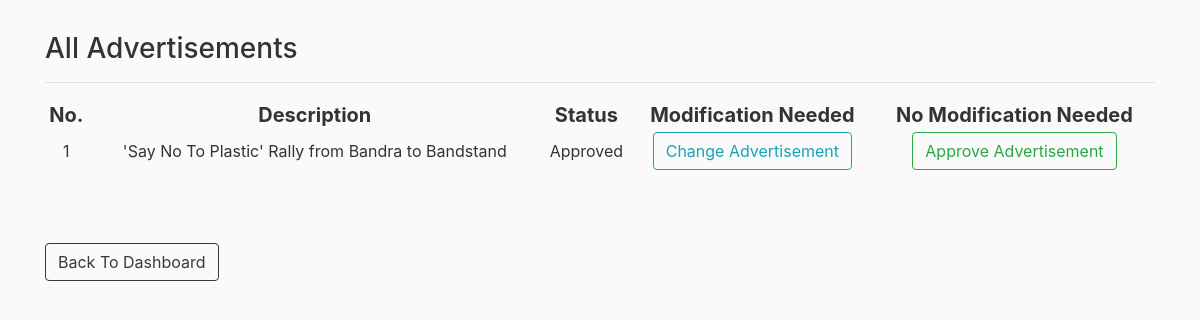
/cp_advt (signed in), run on an earlier commit of the app's database.
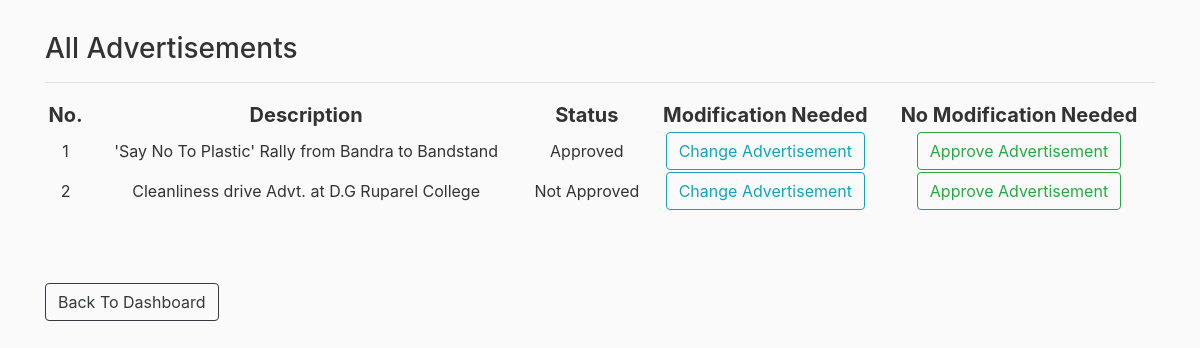
And on a later commit of the database.
### rbac/models.py (models this page shows)
class Advertisement(db.Model):
    id = db.Column(db.Integer, primary_key=True)
    description = db.Column(db.String(200), nullable=False)
    college_list = db.relationship('College', backref='advertisement', lazy=True)
    status = db.Column(db.String(20), nullable=False) #0=not approved; 1=approved;

### rbac/routes.py (the view)
@app.route("/cp_advt", methods=['GET','POST'])
@login_required
def cp_advt():
    if get_role(current_user) != 'CP':
        return redirect(url_for('home'))
    advts = Advertisement.query.all()
    return render_template('cp_advt.html',advts=advts)

### rbac/models.py (called while the page is built)
@login_manager.user_loader
def load_user(user_id):
    return User.query.get(int(user_id))

### rbac/templates/cp_advt.html
{% extends "layout.html" %}
{% block content %}
    <h3>All Advertisements</h3>
    <table style="width: 100%; text-align: center;">
        <tr style="font-size: 20px;">
                <th>No.</th>
                <th>Description</th>
                <th>Status</th>
                <th>Modification Needed</th>
                <th>No Modification Needed</th>
        </tr>
        <hr>
        {% for advt in advts %}
            <tr>
                <td>{{ loop.index }}</td>
                <td>{{ advt.description }}</td>
                <td>
                    {% if advt.status == '1' %}
                        Approved
                    {% elif advt.status == '0' %}
                        Not Approved
                    {% elif advt.status == '2' %}
                        Changes Needed
                    {% endif %}
                </td>
                <td><a class="btn btn-outline-info" role="button" href="{{ url_for('change_advt',id=advt.id)}}">Change Advertisement</a></td>
                <td><a class="btn btn-outline-success" role="button" href="{{ url_for('approve_advt',id=advt.id)}}">Approve Advertisement</a></td>
            </tr>
        {% endfor %}
    </table>
    <br><br><br>
    <a href="{{ url_for('cp_dashboard') }}" class="btn btn-outline-dark" >Back To Dashboard</a>
{% endblock content %}

What changed in the data, as far as the page shows it:
added Advertisement: description "Cleanliness drive Advt. at D.G Ruparel College", status "Not Approved"
